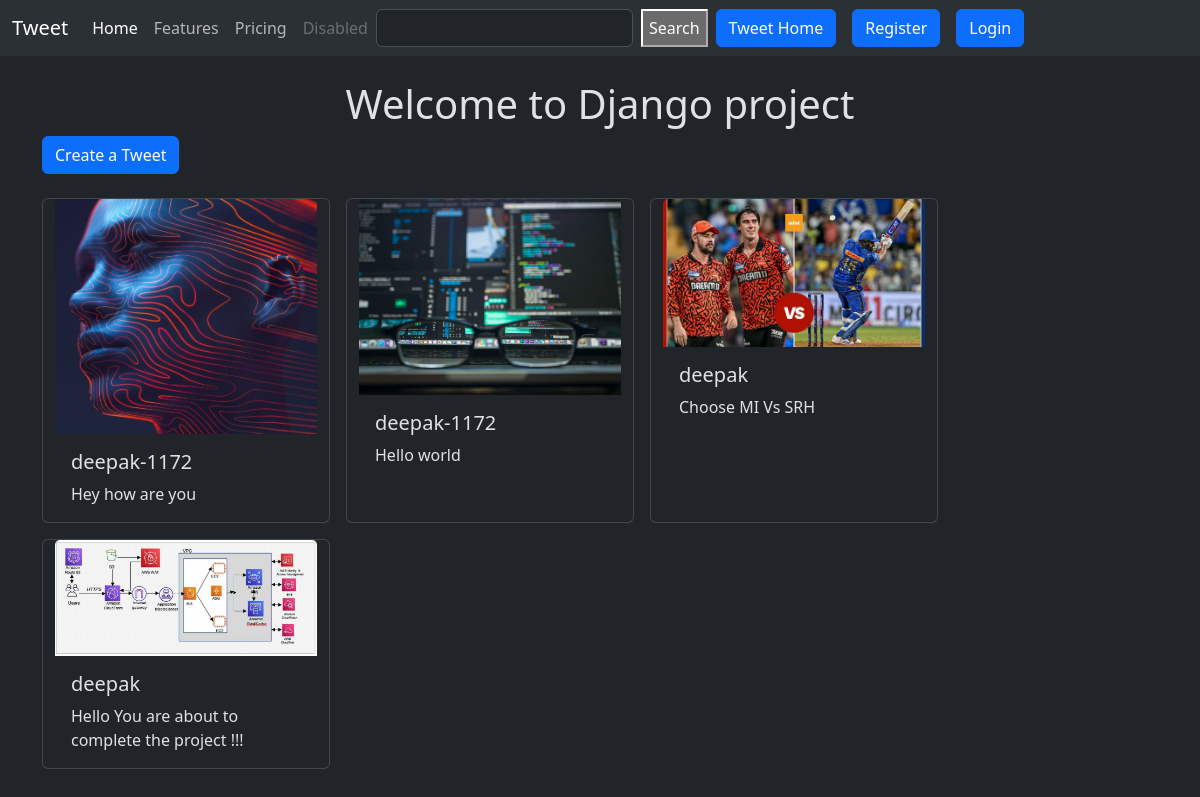
Screenshot of /tweet/ with the database file from the repository.
### tweet/models.py (models this page shows, shortened)
class Tweet(models.Model):
    user = models.ForeignKey(User, on_delete=models.CASCADE)
    text = models.TextField(max_length=240)
    photo = models.ImageField(upload_to="photos/",blank=True,null=True)
    created_at = models.DateTimeField(auto_now_add=True)
    updated_at = models.DateTimeField(auto_now=True)

### tweet/views.py (the view)
# urls.py: path('', views.tweet_list, name='tweet_list'),
def tweet_list(request):
 tweets =   Tweet.objects.all().order_by('-created_at')
 return render(request, 'tweet_list.html', {
    'tweets':tweets
 })

### tweet/templates/tweet_list.html (shortened to what this page needs)
{% extends "layout.html" %}
{% block content %}
<h1 class="text-center mt-4">Welcome to Django project</h1>
<a class="btn btn-primary mb-4" href="{% url 'tweet_create' %}"> Create a Tweet</a>
<div class="container row gap-3">
    {% for tweet in tweets %}
    <div class="card" style="width: 18rem;">
        <img src="{{tweet.photo.url}}" class="card-img-top" alt="...">
        <div class="card-body">
          <h5 class="card-title">{{tweet.user.username}}</h5>
          <p class="card-text">{{tweet.text}}</p>
        </div>
      </div>
    {% endfor %}
</div>
{% endblock %}

### templates/layout.html (shortened to what this page needs)
{% load static %}
<!DOCTYPE html>
<html lang="en" data-bs-theme="dark">
<head>
    <link href="https://cdn.jsdelivr.net/npm/bootstrap@5.3.5/dist/css/bootstrap.min.css" rel="stylesheet">
</head>
<body>
    <nav class="navbar navbar-expand-lg bg-body-tertiary">
        <div class="container-fluid">
          <a class="navbar-brand" href="#">Tweet</a>
          <div class="collapse navbar-collapse" id="navbarNav">
            <ul class="navbar-nav">
              <li class="nav-item">
                <a class="nav-link active" aria-current="page" href="#">Home</a>
              </li>
              <li class="nav-item">
                <a class="nav-link" href="#">Features</a>
              </li>
              <li class="nav-item">
                <a class="nav-link" href="#">Pricing</a>
              </li>
              <li class="nav-item">
                <a class="nav-link disabled" aria-disabled="true">Disabled</a>
              </li>
            </ul>
            <form class="d-flex" role="search">
                <input class="form-control me-2" type="search" name="search" aria-label="Search">
                <button type="submit">Search</button>
            </form>
            <a href="{% url 'tweet_list'%}" class="btn btn-primary mx-2">Tweet Home</a>
            {%if user.is_authenticated%}
            <form action="{%url 'logout'%}" method="POST">
                {% csrf_token %}
                <button class="btn btn-danger" type="submit">Logout</button>
            </form>
            {%else%}
            <a href="{% url 'register'%}" class="btn btn-primary mx-2">Register</a>
            <a href="{% url 'login'%}" class="btn btn-primary mx-2">Login</a>
            {% endif %}
          </div>
        </div>
      </nav>
    <div class="container">
        {% block content %}
        {% endblock %}
    </div>
</body>
</html>

### rows the page displays
Tweet: photo (picture), user.username "deepak-1172", text "Hey how are you"
Tweet: photo (picture), user.username "deepak-1172", text "Hello world"
Tweet: photo (picture), user.username "deepak", text "Choose MI Vs SRH"
Tweet: photo (picture), user.username "deepak", text "Hello You are about to complete the project !!!"
